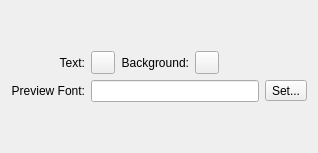
         <widget class="QWidget" name="fTabUiPreview">
          <attribute name="title">
           <string>Preview</string>
          </attribute>
          <layout class="QVBoxLayout">
           <item>
            <spacer>
             <property name="orientation">
              <enum>Qt::Vertical</enum>
             </property>
             <property name="sizeHint" stdset="0">
              <size>
               <width>20</width>
               <height>40</height>
              </size>
             </property>
            </spacer>
           </item>
           <item>
            <layout class="QGridLayout">
             <item row="0" column="0">
              <widget class="QLabel" name="label_18">
               <property name="text">
                <string>Text:</string>
               </property>
               <property name="alignment">
                <set>Qt::AlignRight|Qt::AlignTrailing|Qt::AlignVCenter</set>
               </property>
              </widget>
             </item>
             <item row="1" column="0">
              <widget class="QLabel" name="label_20">
               <property name="text">
                <string>Preview Font:</string>
               </property>
               <property name="alignment">
                <set>Qt::AlignRight|Qt::AlignTrailing|Qt::AlignVCenter</set>
               </property>
              </widget>
             </item>
             <item row="0" column="1">
              <layout class="QHBoxLayout">
               <item>
                <widget class="QToolButton" name="toolButton_5">
                 <property name="text">
                  <string/>
                 </property>
                </widget>
               </item>
               <item>
                <widget class="QLabel" name="label_19">
                 <property name="text">
                  <string>Background:</string>
                 </property>
                 <property name="alignment">
                  <set>Qt::AlignRight|Qt::AlignTrailing|Qt::AlignVCenter</set>
                 </property>
                </widget>
               </item>
               <item>
                <widget class="QToolButton" name="toolButton_6">
                 <property name="text">
                  <string/>
                 </property>
                </widget>
               </item>
               <item>
                <spacer>
                 <property name="orientation">
                  <enum>Qt::Horizontal</enum>
                 </property>
                 <property name="sizeHint" stdset="0">
                  <size>
                   <width>40</width>
                   <height>20</height>
                  </size>
                 </property>
                </spacer>
               </item>
              </layout>
             </item>
             <item row="1" column="1">
              <widget class="QLineEdit" name="lineEdit_5"/>
             </item>
             <item row="1" column="2">
              <widget class="QToolButton" name="toolButton_14">
               <property name="text">
                <string>Set...</string>
               </property>
              </widget>
             </item>
            </layout>
           </item>
           <item>
            <spacer>
             <property name="orientation">
              <enum>Qt::Vertical</enum>
             </property>
             <property name="sizeHint" stdset="0">
              <size>
               <width>20</width>
               <height>40</height>
              </size>
             </property>
            </spacer>
           </item>
          </layout>
         </widget>
